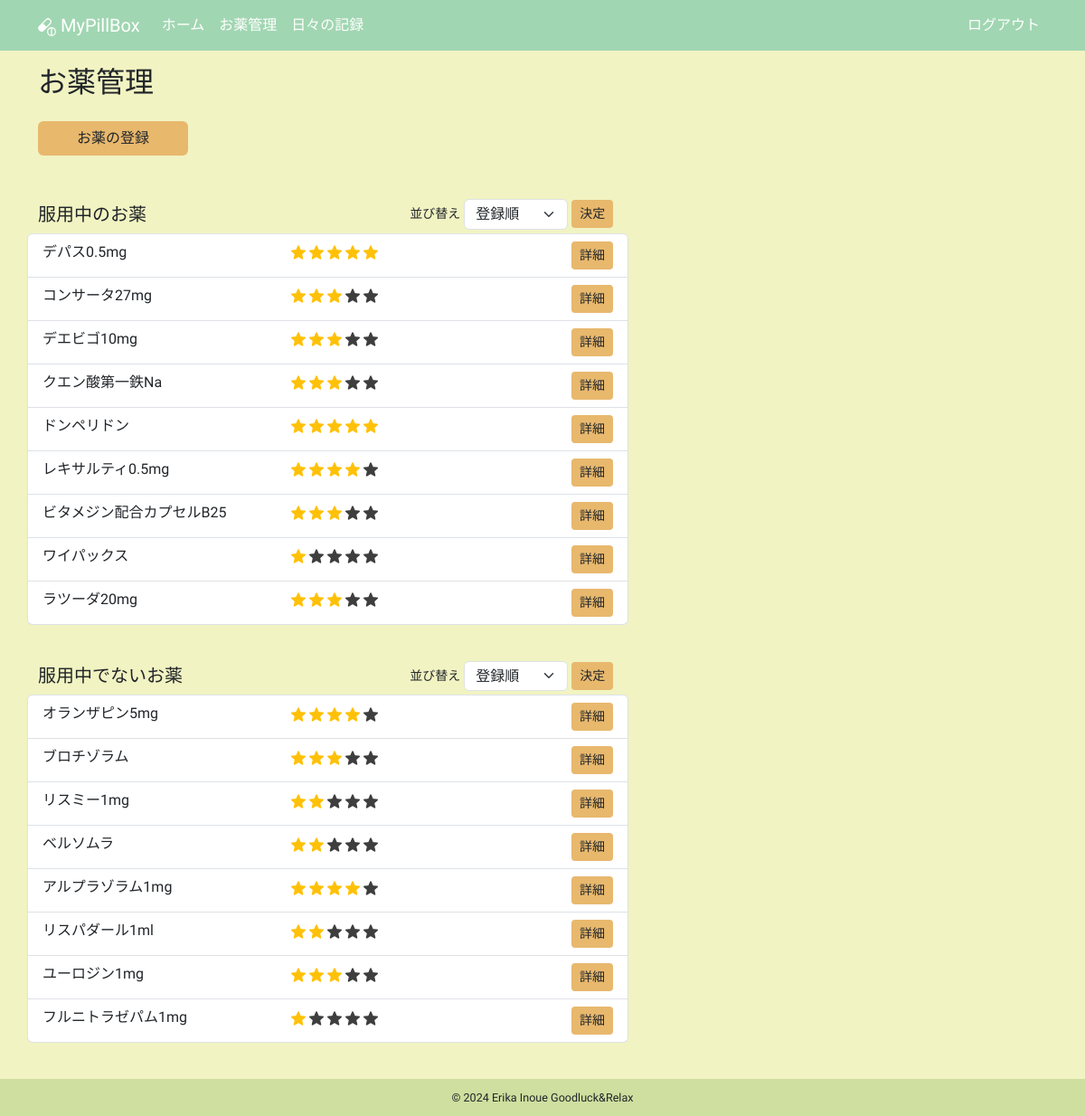
Screenshot of /meds/ (signed in) with the database file from the repository.
### app/models.py (models this page shows, shortened)
class Medicine(db.Model):
    __tablename__ = "medicines"
    id: so.Mapped[int] = so.mapped_column(primary_key=True)
    name: so.Mapped[str] = so.mapped_column(sa.String(100))
    taking_start_date: so.Mapped[datetime.date] = so.mapped_column(sa.Date)
    dose_per_day: so.Mapped[Optional[float]]
    taking_timing: so.Mapped[Optional[str]] = so.mapped_column(sa.String(100))
    memo: so.Mapped[Optional[str]] = so.mapped_column(sa.Text)
    rating: so.Mapped[Optional[int]] = so.mapped_column(default=0)
    is_active: so.Mapped[bool] = so.mapped_column(sa.Boolean)
    taking_unit: so.Mapped[str] = so.mapped_column(sa.String(10))
    user_id: so.Mapped[int] = so.mapped_column(sa.ForeignKey(User.id))
    user: so.Mapped[User] = so.relationship(back_populates="medicines")
    daily_log_details: so.Mapped[list["DailyLogDetail"]] = so.relationship(
        cascade="all, delete-orphan", back_populates="medicine"
    )

### app/meds/routes.py (the view)
@bp.route("/", methods=["GET"])
@login_required
def list():
    title = _("お薬管理")
    form = MedicineSortForm()
    form.active_sort.data = request.args.get("active_sort", "registerorder")
    form.not_active_sort.data = request.args.get("not_active_sort", "registerorder")
    active_order_by = (
        Medicine.rating.desc()
        if form.active_sort.data == "ratingorder"
        else Medicine.id
    )
    not_active_order_by = (
        Medicine.rating.desc()
        if form.not_active_sort.data == "ratingorder"
        else Medicine.id
    )
    active_query = (
        sa.select(Medicine)
        .join(Medicine.user)
        .where(Medicine.user == current_user, Medicine.is_active == True)
        .order_by(active_order_by)
    )
    active_medicines = db.session.scalars(active_query).all()
    not_active_query = (
        sa.select(Medicine)
        .join(Medicine.user)
        .where(Medicine.user == current_user, Medicine.is_active == False)
        .order_by(not_active_order_by)
    )
    not_active_medicines = db.session.scalars(not_active_query).all()
    return render_template(
        "meds/list.html",
        active_medicines=active_medicines,
        not_active_medicines=not_active_medicines,
        form=form,
        title=title,
    )

### app/meds/forms.py
class MedicineSortForm(FlaskForm):
    active_sort = SelectField(
        _l("並び替え"),
        choices=[("registerorder", _l("登録順")), ("ratingorder", _l("星評価順"))],
    )
    not_active_sort = SelectField(
        _l("並び替え"),
        choices=[("registerorder", _l("登録順")), ("ratingorder", _l("星評価順"))],
    )

### app/__init__.py (called while the page is built)
def get_locale():
    return request.accept_languages.best_match(current_app.config["LANGUAGES"])

### app/main/routes.py (called while the page is built)
@bp.before_app_request
def before_request():
    g.locale = str(get_locale())

### app/models.py (called while the page is built)
@login.user_loader
def load_user(id):
    return db.session.get(User, int(id))

### app/templates/meds/list.html (shortened to what this page needs)
{% extends "base.html" %}
{% block content %}
  <h2 class="mb-4">{{ _("お薬管理") }}</h2>
  <div class="row">
    <div class="col-5 col-lg-2 mb-5">
      <a href="{{ url_for('meds.create') }}" class="btn btn-custom w-100">{{ _("お薬の登録") }}</a>
    </div>
  </div>
  <div class="row">
    <div class="col-12 col-lg-7 mb-3">
      <div class="mb-1 d-flex justify-content-between align-items-center">
        <h5 class="mb-0">{{ _("服用中のお薬") }}</h5>
        {% if active_medicines %}
          <form action="{{ url_for('meds.list') }}"
                method="get"
                class="d-flex align-items-center"
                novalidate>
            <small class="me-1">{{ form.active_sort.label(class="text-nowrap sort-label") }}</small>
            {{ form.active_sort(class="form-select sort-select") }}
            <input type="submit"
                   class="btn btn-custom btn-sm ms-1 sort-submit"
                   value="{{ _('決定') }}">
          </form>
        {% endif %}
      </div>
      {% if not active_medicines %}
        <small class="text-secondary">{{ _("服用中のお薬はありません") }}</small>
      {% else %}
        <ul class="list-group mb-4">
          {% for medicine in active_medicines %}
            <li class="list-group-item row d-flex">
              <p class="m-0 ps-0 col-5">{{ medicine.name }}</p>
              <p class="m-0 col-5">
                {% for i in range(0, medicine.rating) %}
                  <img src="{{ url_for('static', filename='images/star_on.png') }}"
                       class="star-display rating-checked"
                       alt="star">
                {% endfor %}
                {% if medicine.rating < 5 %}
                  {% for i in range(medicine.rating, 5) %}
                    <img src="{{ url_for('static', filename='images/star_on.png') }}"
                         class="star-display"
                         alt="star">
                  {% endfor %}
                {% endif %}
              </p>
              <div class="col-2 text-end p-0">
                <a id="medicine-detail-link-{{ medicine.id }}"
                   href="{{ url_for('meds.detail', medicine_id=medicine.id) }}"
                   class="btn btn-custom btn-sm">{{ _("詳細") }}</a>
              </div>
            </li>
          {% endfor %}
        </ul>
      {% endif %}
    </div>
  </div>
  <div class="row">
    <div class="col-12 col-lg-7 mb-3">
      <div class="mb-1 d-flex justify-content-between align-items-center">
        <h5 class="mb-0">{{ _("服用中でないお薬") }}</h5>
        {% if not_active_medicines %}
          <form action="{{ url_for('meds.list') }}"
                method="get"
                class="d-flex align-items-center"
                novalidate>
            <small class="me-1">{{ form.not_active_sort.label(class="text-nowrap sort-label") }}</small>
            {{ form.not_active_sort(class="form-select sort-select") }}
            <input type="submit"
                   class="btn btn-custom btn-sm ms-1 sort-submit"
                   value="{{ _('決定') }}">
          </form>
        {% endif %}
      </div>
      {% if not not_active_medicines %}
        <small class="text-secondary">{{ _("服用中でないお薬はありません") }}</small>
      {% else %}
        <ul class="list-group mb-4">
          {% for medicine in not_active_medicines %}
            <li class="list-group-item row d-flex">
              <p class="m-0 ps-0 col-5">{{ medicine.name }}</p>
              <p class="m-0 col-5">
                {% for i in range(0, medicine.rating) %}
                  <img src="{{ url_for('static', filename='images/star_on.png') }}"
                       class="star-display rating-checked"
                       alt="star">
                {% endfor %}
                {% if medicine.rating < 5 %}
                  {% for i in range(medicine.rating, 5) %}
                    <img src="{{ url_for('static', filename='images/star_on.png') }}"
                         class="star-display"
                         alt="star">
                  {% endfor %}
                {% endif %}
              </p>
              <div class="col-2 text-end p-0">
                <a id="medicine-detail-link-{{ medicine.id }}"
                   href="{{ url_for('meds.detail', medicine_id=medicine.id) }}"
                   class="btn btn-custom btn-sm">{{ _("詳細") }}</a>
              </div>
            </li>
          {% endfor %}
        </ul>
      {% endif %}
    </div>
  </div>
{% endblock content %}

### app/templates/base.html (shortened to what this page needs)
<!DOCTYPE html>
<html lang="{{ g.locale }}">
  <head>
    <link rel="stylesheet"
          href="{{ url_for('static', filename='css/bootstrap.min.css') }}">
    <link rel="stylesheet"
          href="{{ url_for('static', filename='css/base.css') }}">
  </head>
  <body>
    <nav class="navbar navbar-expand-lg navbar-dark">
      <div class="container">
        <a class="navbar-brand" href="{{ url_for('main.index') }}">
          MyPillBox
        </a>
        <div class="collapse navbar-collapse" id="navbarSupportedContent">
          <ul class="navbar-nav me-auto mb-2 mb-lg-0">
            <li class="nav-item">
              <a class="nav-link"
                 aria-current="page"
                 href="{{ url_for('main.index') }}">{{ _("ホーム") }}</a>
            </li>
            <li class="nav-item">
              <a class="nav-link"
                 aria-current="page"
                 href="{{ url_for('meds.list') }}">{{ _("お薬管理") }}</a>
            </li>
            <li class="nav-item">
              <a class="nav-link"
                 aria-current="page"
                 href="{{ url_for('logs.list') }}">{{ _("日々の記録") }}</a>
            </li>
          </ul>
          <ul class="navbar-nav mb-2 mb-lg-0">
            <li class="nav-item">
              <a class="nav-link"
                 aria-current="page"
                 href="{{ url_for('auth.logout') }}">{{ _("ログアウト") }}</a>
            </li>
          </ul>
        </div>
      </div>
    </nav>
    <div class="container mt-3">
      {% block content %}
      {% endblock content %}
    </div>
    <footer>
      <p class="mb-0">
        <small>© 2024 Erika Inoue Goodluck&Relax</small>
      </p>
    </footer>
  </body>
</html>

### app/static/css/base.css (style rules this page uses)
html, body { height: 100%; }
body { background-color: #F1F3C2; font-family: "Zen Maru Gothic", sans-serif; font-weight: 500; font-style: normal; display: flex; flex-direction: column; }
.container { flex: 1; }
.navbar-dark .nav-link { color: #fff !important; }
.navbar { background-color: #A1D6B2; }
.btn-custom { background-color: #E8B86D; font-weight: 500; }
.rating-checked { filter: none!important; }
.star-display { width: 1em; height: 1em; filter: invert(99%) sepia(1%) saturate(0%) hue-rotate(161deg) brightness(101%) contrast(104%); }
.sort-select { line-height: 1.2!important; }
.sort-submit { margin-right: .30rem; }
footer { padding: 0.6rem 0; text-align: center; background-color: #cedf9f; font-size: 0.9rem; }

### rows the page displays
Medicine: name "デパス0.5mg"
Medicine: name "コンサータ27mg"
Medicine: name "デエビゴ10mg"
Medicine: name "クエン酸第一鉄Na"
Medicine: name "ドンペリドン"
Medicine: name "レキサルティ0.5mg"
Medicine: name "ビタメジン配合カプセルB25"
Medicine: name "ワイパックス"
Medicine: name "ラツーダ20mg"
Medicine: name "オランザピン5mg"
Medicine: name "ブロチゾラム"
Medicine: name "リスミー1mg"
Medicine: name "ベルソムラ"
Medicine: name "アルプラゾラム1mg"
Medicine: name "リスパダール1ml"
Medicine: name "ユーロジン1mg"
Medicine: name "フルニトラゼパム1mg"
